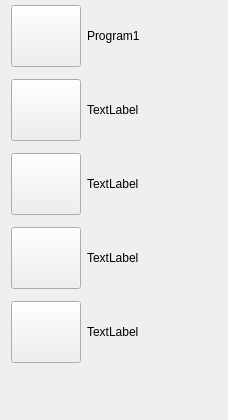
<?xml version="1.0" encoding="UTF-8"?>
<ui version="4.0">
 <class>Dashboard::CFavoriteProgramsPanelWidget</class>
 <widget class="QWidget" name="Dashboard::CFavoriteProgramsPanelWidget">
  <property name="geometry">
   <rect>
    <x>0</x>
    <y>0</y>
    <width>228</width>
    <height>418</height>
   </rect>
  </property>
  <property name="windowTitle">
   <string>Form</string>
  </property>
  <layout class="QFormLayout" name="formLayout">
   <property name="fieldGrowthPolicy">
    <enum>QFormLayout::AllNonFixedFieldsGrow</enum>
   </property>
   <property name="topMargin">
    <number>5</number>
   </property>
   <item row="0" column="0">
    <widget class="QPushButton" name="BtnProgram1">
     <property name="minimumSize">
      <size>
       <width>70</width>
       <height>62</height>
      </size>
     </property>
     <property name="text">
      <string/>
     </property>
     <property name="iconSize">
      <size>
       <width>71</width>
       <height>62</height>
      </size>
     </property>
     <property name="checkable">
      <bool>true</bool>
     </property>
    </widget>
   </item>
   <item row="0" column="1">
    <widget class="QLabel" name="lblPrg1">
     <property name="text">
      <string>Program1</string>
     </property>
    </widget>
   </item>
   <item row="1" column="0">
    <spacer name="verticalSpacer">
     <property name="orientation">
      <enum>Qt::Vertical</enum>
     </property>
     <property name="sizeHint" stdset="0">
      <size>
       <width>20</width>
       <height>40</height>
      </size>
     </property>
    </spacer>
   </item>
   <item row="2" column="0">
    <widget class="QPushButton" name="BtnProgram2">
     <property name="sizePolicy">
      <sizepolicy hsizetype="Minimum" vsizetype="Fixed">
       <horstretch>0</horstretch>
       <verstretch>0</verstretch>
      </sizepolicy>
     </property>
     <property name="minimumSize">
      <size>
       <width>70</width>
       <height>62</height>
      </size>
     </property>
     <property name="text">
      <string/>
     </property>
     <property name="iconSize">
      <size>
       <width>71</width>
       <height>62</height>
      </size>
     </property>
     <property name="checkable">
      <bool>true</bool>
     </property>
    </widget>
   </item>
   <item row="2" column="1">
    <widget class="QLabel" name="lblPrg2">
     <property name="text">
      <string>TextLabel</string>
     </property>
    </widget>
   </item>
   <item row="3" column="0">
    <spacer name="verticalSpacer_2">
     <property name="orientation">
      <enum>Qt::Vertical</enum>
     </property>
     <property name="sizeHint" stdset="0">
      <size>
       <width>20</width>
       <height>40</height>
      </size>
     </property>
    </spacer>
   </item>
   <item row="4" column="0">
    <widget class="QPushButton" name="BtnProgram3">
     <property name="minimumSize">
      <size>
       <width>70</width>
       <height>62</height>
      </size>
     </property>
     <property name="text">
      <string/>
     </property>
     <property name="iconSize">
      <size>
       <width>71</width>
       <height>62</height>
      </size>
     </property>
     <property name="checkable">
      <bool>true</bool>
     </property>
    </widget>
   </item>
   <item row="4" column="1">
    <widget class="QLabel" name="lblPrg3">
     <property name="text">
      <string>TextLabel</string>
     </property>
    </widget>
   </item>
   <item row="5" column="0">
    <spacer name="verticalSpacer_3">
     <property name="orientation">
      <enum>Qt::Vertical</enum>
     </property>
     <property name="sizeHint" stdset="0">
      <size>
       <width>20</width>
       <height>40</height>
      </size>
     </property>
    </spacer>
   </item>
   <item row="6" column="0">
    <widget class="QPushButton" name="BtnProgram4">
     <property name="minimumSize">
      <size>
       <width>70</width>
       <height>62</height>
      </size>
     </property>
     <property name="text">
      <string/>
     </property>
     <property name="iconSize">
      <size>
       <width>71</width>
       <height>62</height>
      </size>
     </property>
     <property name="checkable">
      <bool>true</bool>
     </property>
    </widget>
   </item>
   <item row="6" column="1">
    <widget class="QLabel" name="lblPrg4">
     <property name="text">
      <string>TextLabel</string>
     </property>
    </widget>
   </item>
   <item row="7" column="0">
    <spacer name="verticalSpacer_4">
     <property name="orientation">
      <enum>Qt::Vertical</enum>
     </property>
     <property name="sizeHint" stdset="0">
      <size>
       <width>20</width>
       <height>40</height>
      </size>
     </property>
    </spacer>
   </item>
   <item row="8" column="0">
    <widget class="QPushButton" name="BtnProgram5">
     <property name="minimumSize">
      <size>
       <width>70</width>
       <height>62</height>
      </size>
     </property>
     <property name="text">
      <string/>
     </property>
     <property name="iconSize">
      <size>
       <width>71</width>
       <height>62</height>
      </size>
     </property>
     <property name="checkable">
      <bool>true</bool>
     </property>
     <property name="autoExclusive">
      <bool>false</bool>
     </property>
    </widget>
   </item>
   <item row="8" column="1">
    <widget class="QLabel" name="lblPrg5">
     <property name="text">
      <string>TextLabel</string>
     </property>
    </widget>
   </item>
   <item row="9" column="0">
    <spacer name="verticalSpacer_5">
     <property name="orientation">
      <enum>Qt::Vertical</enum>
     </property>
     <property name="sizeType">
      <enum>QSizePolicy::Fixed</enum>
     </property>
     <property name="sizeHint" stdset="0">
      <size>
       <width>20</width>
       <height>40</height>
      </size>
     </property>
    </spacer>
   </item>
  </layout>
 </widget>
 <resources/>
 <connections/>
</ui>
